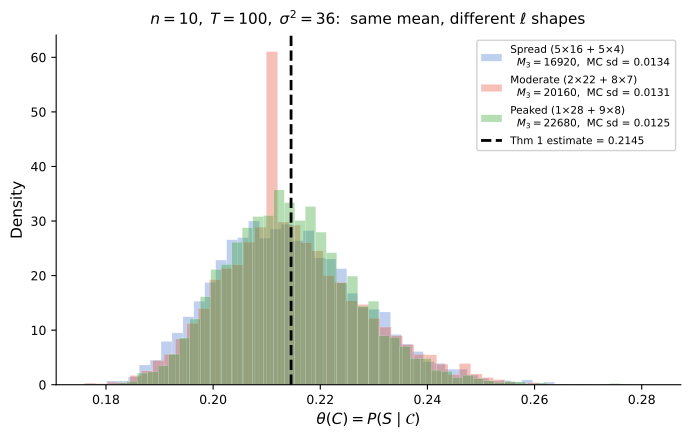

Write Python code to recreate this figure.
"""
ℓ-shape invariance figure — same σ², different degree-sequence shapes.

PURPOSE:
  Demonstrates the core claim of Theorem 1: the ensemble mean of θ(C)
  depends on the entity-degree sequence ℓ *only through σ²*.  Three
  hand-constructed ℓ vectors all have σ²=36 but very different shapes
  (and therefore different M₃ = Σ ℓ_i(ℓ_i-1)(ℓ_i-2)):

    "Spread":   5×16 + 5×4   — mass distributed across many high entities
    "Moderate":  2×22 + 8×7   — moderate concentration in two entities
    "Peaked":   1×28 + 9×8   — single dominant emitter

  The figure overlays MC histograms of θ(C) for all three shapes.
  All three distributions centre on the same Theorem 1 estimate (black
  dashed line), even though the ℓ vectors differ.  The spread of each
  histogram depends on M₃ (Theorem 2), which differs across shapes,
  though the effect is modest at this scale.

PARAMETERS: n=10, m=10, T=100, o=(10,...,10), σ²=36, B=5000 MC samples.

OUTPUT: fig_ell_shapes.pdf (single-panel vector PDF)
NOT YET in main.tex — generated for review.
"""

import math

import matplotlib.pyplot as plt
import numpy as np

RNG = np.random.default_rng(99)


# ---------------------------------------------------------------------------
# Theorem 1 estimator
# ---------------------------------------------------------------------------

def theta_estimate(o, n, sigma2):
    """Theorem 1 closed-form estimator from (o, n, σ²) alone."""
    T = sum(o)
    D = sum(a * a for a in o)
    alpha = 1.0 / n + n * sigma2 / (T * T)
    M2 = T * T * alpha - T
    p2 = (D - T) / (T * (T - 1))
    return (T + M2 * p2) / D


# ---------------------------------------------------------------------------
# Stub-matching MC  (same method as fig_sigma_sweep.py)
# ---------------------------------------------------------------------------

def stub_match_theta(ell, o, rng):
    """One MC sample of θ(C) via uniform stub matching."""
    T = sum(ell)
    n, m = len(ell), len(o)
    entity_stubs = np.repeat(np.arange(n), ell)
    value_stubs = np.repeat(np.arange(m), o)
    rng.shuffle(value_stubs)
    counts = np.zeros((n, m), dtype=np.int64)
    for idx in range(T):
        counts[entity_stubs[idx], value_stubs[idx]] += 1
    D = sum(a * a for a in o)
    N = int(np.sum(counts * counts))
    return N / D


def mc_samples(ell, o, B, rng):
    return np.array([stub_match_theta(ell, o, rng) for _ in range(B)])


# ---------------------------------------------------------------------------
# Degree-sequence statistics
# ---------------------------------------------------------------------------

def compute_sigma2(ell):
    """Entity-degree variance σ² = (1/n) Σ (ℓ_i - μ)²."""
    n = len(ell)
    mu = sum(ell) / n
    return sum((li - mu) ** 2 for li in ell) / n


def compute_M3(ell):
    """Third falling-factorial moment M₃ = Σ ℓ_i(ℓ_i-1)(ℓ_i-2). Appears in Theorem 2."""
    return sum(li * (li - 1) * (li - 2) for li in ell)


# ---------------------------------------------------------------------------
# Main
# ---------------------------------------------------------------------------

def main():
    n, T, m = 10, 100, 10
    B = 5000

    o = [T // m] * m

    # Three ℓ vectors, all with σ² = 36, but different concentration patterns.
    # μ = 10, n = 10, T = 100.
    #
    # "Spread":   5 entities at 16, 5 at 4  → mass spread across many high entities
    # "Moderate":  2 entities at 22, 8 at 7  → moderate concentration
    # "Peaked":   1 entity at 28, 9 at 8    → single dominant emitter
    shapes = [
        ("Spread (5×16 + 5×4)",    [16]*5 + [4]*5),
        ("Moderate (2×22 + 8×7)",  [22]*2 + [7]*8),
        ("Peaked (1×28 + 9×8)",    [28]*1 + [8]*9),
    ]

    for desc, ell in shapes:
        s2 = compute_sigma2(ell)
        m3 = compute_M3(ell)
        print(f"  {desc}: σ²={s2:.1f}, M₃={m3}, sum={sum(ell)}")

    est = theta_estimate(o, n, compute_sigma2(shapes[0][1]))
    print(f"\nThm 1 estimate: {est:.6f}")

    fig, ax = plt.subplots(figsize=(7, 4.5))

    colors = ["#4878CF", "#E24A33", "#2CA02C"]

    for idx, (desc, ell) in enumerate(shapes):
        samples = mc_samples(ell, o, B, RNG)
        mc_mean = np.mean(samples)
        mc_std = np.std(samples)
        m3 = compute_M3(ell)

        ax.hist(samples, bins=50, density=True, alpha=0.35,
                color=colors[idx], edgecolor="white", linewidth=0.3,
                label=f"{desc}\n"
                      rf"  $M_3 = {m3}$,  MC sd = {mc_std:.4f}")

        print(f"  {desc}: MC mean={mc_mean:.6f}, MC sd={mc_std:.4f}")

    ax.axvline(est, color="black", linewidth=2.0, linestyle="--",
               label=f"Thm 1 estimate = {est:.4f}", zorder=10)

    ax.set_xlabel(r"$\theta(C) = P(S \mid \mathcal{C})$", fontsize=11)
    ax.set_ylabel("Density", fontsize=11)
    ax.set_title(
        r"$n = 10,\; T = 100,\; \sigma^2 = 36$:  "
        r"same mean, different $\ell$ shapes",
        fontsize=11, pad=8,
    )
    ax.legend(fontsize=7.5, loc="upper right", framealpha=0.88)
    ax.tick_params(labelsize=9)
    ax.spines["top"].set_visible(False)
    ax.spines["right"].set_visible(False)

    fig.tight_layout()
    fig.savefig("fig_ell_shapes.pdf", bbox_inches="tight", dpi=300)
    print("\nSaved fig_ell_shapes.pdf")


if __name__ == "__main__":
    main()
